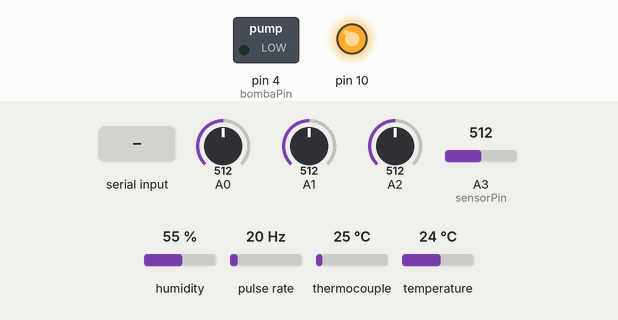
Simulated run of this sketch. Board: Arduino Uno, built with avr-gcc and run on an emulated ATmega328P. Shown: switched loads named in the sketch (green lamp = pin HIGH), output pins drawn as LEDs (lit = HIGH). Wiring (inferred from the names in the program): pulse sensor: data pin 2. Inputs (shaded band) come from the test bench; at power-on: A0 = 512, A1 = 512, A2 = 512, A3 (sensorPin) = 512, humidity 55 %, pulse rate 20 Hz, thermocouple 25 °C, temperature 24 °C. Pins used as bus, display or sensor lines are not drawn; what the sketch prints to the serial monitor is not drawn.

Above: at 3.2 s.
3.3 s: "ENCENDER_BOMBA\n" received over Serial
At 4.4 s:
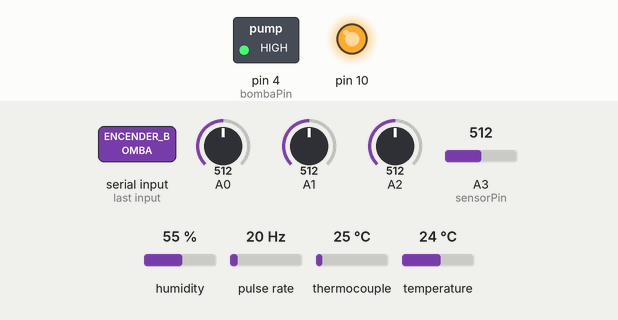
4.8 s: "APAGAR_BOMBA\n" received over Serial
At 5.4 s:
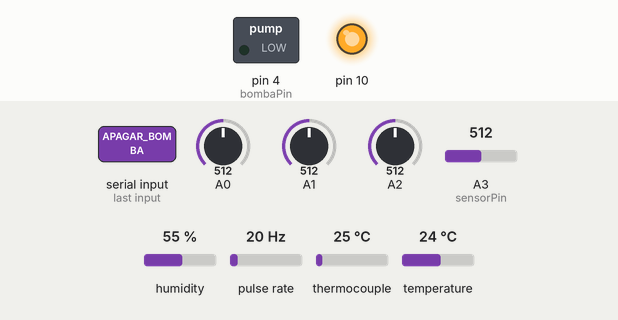
Timing chart, 0 to 7.8 s (numbered marks = the images above; inputs shaded):
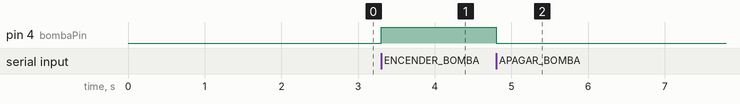

Measured:
- after the input at 3.3 s, pin 4 (bombaPin): LOW → HIGH at once
- after the input at 4.8 s, pin 4 (bombaPin): HIGH → LOW at once

The sketch:

SENSADO_COMPLETO.ino
```cpp
// Bibliotecas necesarias
#include "DHT.h"
#include "MAX6675.h"

// Definir el pin de la bomba de agua
const int bombaPin = 4; // Pin de control de la bomba

// Variable para sincronización de tiempos
unsigned long oldTime = 0;

// Variables sensor DHT11
#define DHTPIN 3            // Pin digital conectado al sensor DHT
#define DHTTYPE DHT11       // Definición del tipo de sensor DHT
DHT dht(DHTPIN, DHTTYPE);   // Inicialización del sensor DHT

// Variables termopar biomeiler
const int dataPin = 7;
const int clockPin = 6;
const int selectPin = 5;
MAX6675 thermoCouple(selectPin, dataPin, clockPin);
uint32_t start, stop;

// Variables termopar instrumentado/agua
const int sensorPin = A3; // Pin analógico donde está conectado el amplificador
float voltage = 0.0;
float temperature = 0.0;

// Variables sensor de flujo
#define FLOW_SENSOR_PIN 2   // Pin del sensor de flujo
volatile long pulse = 0;    // Variable de pulsos para la interrupción
float calibrationFactor = 7.1; // Factor de calibración ajustable
float flowRate = 0;         // Tasa de flujo de agua

// Variables sensor humedad inferior
const int DRY1 = 461;
const int WET1 = 135;
float humidity1;            // Valor de humedad
float percentageHumidity1;  // Porcentaje de humedad

// Variables sensor humedad superior
const int DRY2 = 472;
const int WET2 = 172;
float humidity2;            // Valor de humedad
float percentageHumidity2;  // Porcentaje de humedad

// Variables sensor pH
float calibration_value = 23.37;
unsigned long int avgval;
int buffer_arr[10], temp;

void setup() {
  // Inicializamos puerto serial
  Serial.begin(500000);

  // Inicializamos sensor DHT11
  dht.begin();

  // Inicializamos termopar inferior
  SPI.begin();
  thermoCouple.begin();
  thermoCouple.setSPIspeed(4000000);

  // Configuración para sensor de flujo de agua
  pinMode(FLOW_SENSOR_PIN, INPUT);
  attachInterrupt(digitalPinToInterrupt(FLOW_SENSOR_PIN), increase, RISING);

  // Configuración del pin de la bomba de agua
  pinMode(bombaPin, OUTPUT);
  digitalWrite(bombaPin, LOW); // Apagar la bomba inicialmente

  // LED Integrado
  pinMode(LED_BUILTIN, OUTPUT);
  digitalWrite(LED_BUILTIN, LOW);

  // Pausa para que inicie el sistema
  delay(2000);
}

void ambiental() {
  // Lectura de temperatura y humedad ambiental
  float h = dht.readHumidity();
  float t = dht.readTemperature();

  // Verificar si hay errores de lectura
  if (isnan(h) || isnan(t)) {
    Serial.print(F("NO HUMEDAD")); Serial.print(",");
    Serial.print(F("NO TEMPERATURA")); Serial.print(",");
    return;
  }

  // Imprimir valores leídos del sensor DHT
  Serial.print(h); Serial.print(",");
  Serial.print(t); Serial.print(",");
}

void termopar_bio() {
  int status = thermoCouple.read();
  float temp = thermoCouple.getTemperature();
  //thermoCouple.setOffset(-10.0);

  if (status == 0) {
  Serial.print(temp);
  Serial.print(",");
  }
}

void termopar_agua() {
  int sensorValue = analogRead(sensorPin);  // Leer el valor analógico (0-1023)
  voltage = sensorValue * (5.0 / 1023.0);   // Convertir a voltaje (0-5V)

  // Calcular la temperatura usando la ecuación obtenida
  temperature = 25.64 * voltage - 15.64;

  Serial.print(temperature);
  Serial.print(",");
}

void soil_humidity() {
  // Leer los valores de humedad del suelo
  humidity1 = analogRead(A0);
  humidity2 = analogRead(A1);

  // Convertir los valores analógicos a porcentaje de humedad
  percentageHumidity1 = map(humidity1, WET1, DRY1, 100, 0);
  percentageHumidity2 = map(humidity2, WET2, DRY2, 100, 0);

  // Asegurarse de que los valores estén dentro del rango 0-100%
  percentageHumidity1 = constrain(percentageHumidity1, 0, 100);
  percentageHumidity2 = constrain(percentageHumidity2, 0, 100);

  // Imprimir valores de humedad del suelo
  Serial.print(percentageHumidity1); Serial.print(",");
  Serial.print(percentageHumidity2); Serial.print(",");
}


void flujo_agua() {
  // Calcular la tasa de flujo en L/min
  flowRate = (pulse / calibrationFactor);
  Serial.print(flowRate); Serial.print(",");
  pulse = 0;  // Reiniciar el conteo de pulsos para el siguiente intervalo
}

void increase() {
  pulse++;  // Incrementar la cuenta de pulsos
}

void ph_meter() {
  // Leer 10 valores y almacenarlos en buffer_arr
  for(int i=0; i<10; i++) {
    buffer_arr[i] = analogRead(A2);
    delay(30);
  }

  // Ordenar el array para filtrar valores atípicos
  for(int i=0; i<9; i++) {
    for(int j=i+1; j<10; j++) {
      if(buffer_arr[i] > buffer_arr[j]) {
        temp = buffer_arr[i];
        buffer_arr[i] = buffer_arr[j];
        buffer_arr[j] = temp;
      }
    }
  }

  // Calcular el promedio de los valores intermedios (descartando los extremos)
  avgval = 0;
  for(int i=2; i<8; i++) {
    avgval += buffer_arr[i];
  }

  // Conversión a voltios
  float volt = (float)avgval * 5.0 / 1024 / 6;

  // Calcular el pH
  float ph_act = -5.70 * volt + calibration_value;

  Serial.print(ph_act); Serial.println();
}

void loop() {
  // Comprobar si hay datos en el puerto serial
  if (Serial.available() > 0) {
    String comando = Serial.readStringUntil('\n');

    // Procesar el comando recibido
    if (comando == "ENCENDER_BOMBA") {
      digitalWrite(bombaPin, HIGH); // Encender la bomba
      digitalWrite(LED_BUILTIN, HIGH);
    } else if (comando == "APAGAR_BOMBA") {
      digitalWrite(bombaPin, LOW); // Apagar la bomba
      digitalWrite(LED_BUILTIN, LOW);
    }
  }

  // Enviar los datos de los sensores cada segundo
  if (millis() - oldTime > 670) {
    Serial.print(millis() * 0.001); Serial.print(",");
    ambiental();
    termopar_bio();
    termopar_agua();
    soil_humidity();
    flujo_agua();
    ph_meter();
    oldTime = millis();
  }
}
```
